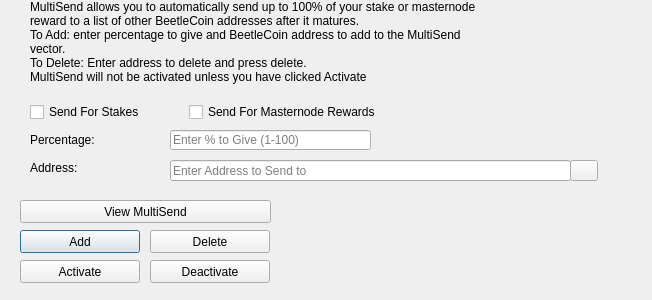
<?xml version="1.0" encoding="UTF-8"?>
<ui version="4.0">
 <class>MultiSendDialog</class>
 <widget class="QDialog" name="MultiSendDialog">
  <property name="windowModality">
   <enum>Qt::NonModal</enum>
  </property>
  <property name="geometry">
   <rect>
    <x>0</x>
    <y>0</y>
    <width>652</width>
    <height>300</height>
   </rect>
  </property>
  <property name="windowTitle">
   <string>MultiSend</string>
  </property>
  <widget class="QLineEdit" name="multiSendPercentEdit">
   <property name="geometry">
    <rect>
     <x>170</x>
     <y>130</y>
     <width>201</width>
     <height>20</height>
    </rect>
   </property>
   <property name="toolTip">
    <string>Enter whole numbers 1 - 100</string>
   </property>
   <property name="placeholderText">
    <string>Enter % to Give (1-100)</string>
   </property>
  </widget>
  <widget class="QLineEdit" name="multiSendAddressEdit">
   <property name="geometry">
    <rect>
     <x>170</x>
     <y>160</y>
     <width>401</width>
     <height>21</height>
    </rect>
   </property>
   <property name="toolTip">
    <string/>
   </property>
   <property name="placeholderText">
    <string>Enter Address to Send to</string>
   </property>
  </widget>
  <widget class="QLabel" name="label_2">
   <property name="geometry">
    <rect>
     <x>30</x>
     <y>0</y>
     <width>451</width>
     <height>121</height>
    </rect>
   </property>
   <property name="lineWidth">
    <number>1</number>
   </property>
   <property name="text">
    <string>MultiSend allows you to automatically send up to 100% of your stake or masternode reward to a list of other BeetleCoin addresses after it matures.
To Add: enter percentage to give and BeetleCoin address to add to the MultiSend vector.
To Delete: Enter address to delete and press delete.
MultiSend will not be activated unless you have clicked Activate</string>
   </property>
   <property name="alignment">
    <set>Qt::AlignLeading|Qt::AlignLeft|Qt::AlignTop</set>
   </property>
   <property name="wordWrap">
    <bool>true</bool>
   </property>
  </widget>
  <widget class="QLabel" name="message">
   <property name="geometry">
    <rect>
     <x>290</x>
     <y>200</y>
     <width>351</width>
     <height>91</height>
    </rect>
   </property>
   <property name="text">
    <string/>
   </property>
  </widget>
  <widget class="QPushButton" name="addButton">
   <property name="geometry">
    <rect>
     <x>20</x>
     <y>230</y>
     <width>120</width>
     <height>23</height>
    </rect>
   </property>
   <property name="toolTip">
    <string/>
   </property>
   <property name="statusTip">
    <string>Add to MultiSend Vector</string>
   </property>
   <property name="text">
    <string>Add</string>
   </property>
  </widget>
  <widget class="QPushButton" name="disableButton">
   <property name="geometry">
    <rect>
     <x>150</x>
     <y>260</y>
     <width>120</width>
     <height>23</height>
    </rect>
   </property>
   <property name="statusTip">
    <string>Deactivate MultiSend</string>
   </property>
   <property name="text">
    <string>Deactivate</string>
   </property>
  </widget>
  <widget class="QPushButton" name="addressBookButton">
   <property name="geometry">
    <rect>
     <x>570</x>
     <y>160</y>
     <width>28</width>
     <height>21</height>
    </rect>
   </property>
   <property name="toolTip">
    <string>Choose an address from the address book</string>
   </property>
   <property name="text">
    <string/>
   </property>
   <property name="icon">
    <iconset resource="../beetlecoin.qrc">
     <normaloff>:/icons/address-book</normaloff>:/icons/address-book</iconset>
   </property>
   <property name="shortcut">
    <string>Alt+A</string>
   </property>
   <property name="autoDefault">
    <bool>false</bool>
   </property>
  </widget>
  <widget class="QLabel" name="label">
   <property name="geometry">
    <rect>
     <x>30</x>
     <y>130</y>
     <width>121</width>
     <height>20</height>
    </rect>
   </property>
   <property name="toolTip">
    <string>Percentage of stake to send</string>
   </property>
   <property name="text">
    <string>Percentage:</string>
   </property>
  </widget>
  <widget class="QLabel" name="label_5">
   <property name="geometry">
    <rect>
     <x>30</x>
     <y>160</y>
     <width>111</width>
     <height>16</height>
    </rect>
   </property>
   <property name="toolTip">
    <string>Address to send portion of stake to</string>
   </property>
   <property name="text">
    <string>Address:</string>
   </property>
  </widget>
  <widget class="QPushButton" name="deleteButton">
   <property name="geometry">
    <rect>
     <x>150</x>
     <y>230</y>
     <width>120</width>
     <height>23</height>
    </rect>
   </property>
   <property name="toolTip">
    <string/>
   </property>
   <property name="statusTip">
    <string>Delete Address From MultiSend Vector</string>
   </property>
   <property name="text">
    <string>Delete</string>
   </property>
  </widget>
  <widget class="QPushButton" name="activateButton">
   <property name="geometry">
    <rect>
     <x>20</x>
     <y>260</y>
     <width>120</width>
     <height>23</height>
    </rect>
   </property>
   <property name="statusTip">
    <string>Activate MultiSend</string>
   </property>
   <property name="text">
    <string>Activate</string>
   </property>
  </widget>
  <widget class="QPushButton" name="viewButton">
   <property name="geometry">
    <rect>
     <x>20</x>
     <y>200</y>
     <width>251</width>
     <height>23</height>
    </rect>
   </property>
   <property name="toolTip">
    <string/>
   </property>
   <property name="statusTip">
    <string>View MultiSend Vector</string>
   </property>
   <property name="text">
    <string>View MultiSend</string>
   </property>
  </widget>
  <widget class="QWidget" name="horizontalLayoutWidget">
   <property name="geometry">
    <rect>
     <x>30</x>
     <y>100</y>
     <width>351</width>
     <height>24</height>
    </rect>
   </property>
   <layout class="QHBoxLayout" name="horizontalLayout">
    <item>
     <widget class="QCheckBox" name="multiSendStakeCheckBox">
      <property name="text">
       <string>Send For Stakes</string>
      </property>
     </widget>
    </item>
    <item>
     <widget class="QCheckBox" name="multiSendMasternodeCheckBox">
      <property name="text">
       <string>Send For Masternode Rewards</string>
      </property>
     </widget>
    </item>
   </layout>
  </widget>
 </widget>
 <resources>
  <include location="../beetlecoin.qrc"/>
 </resources>
 <connections/>
</ui>
